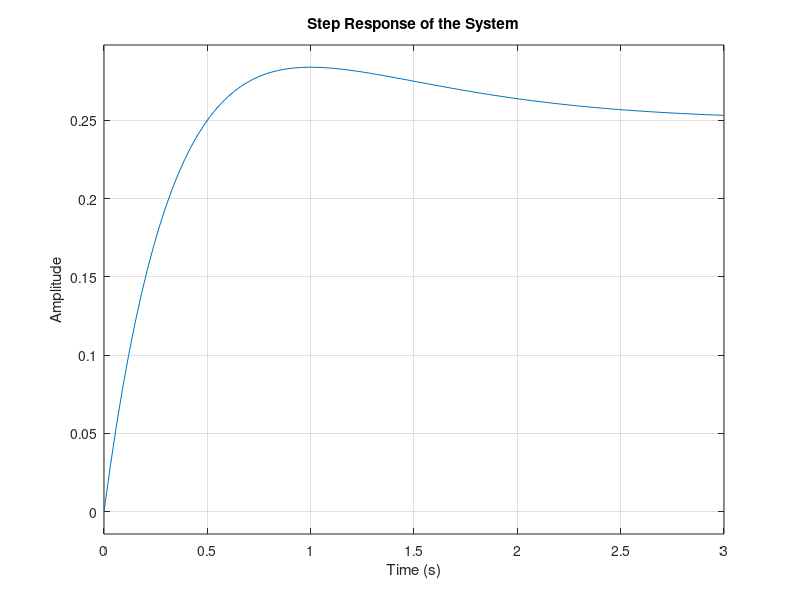
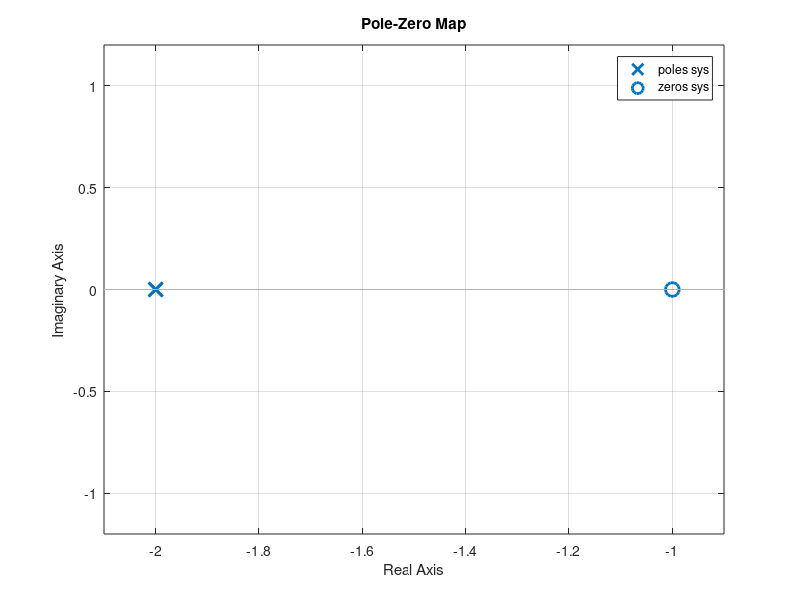

Here is the MATLAB script that generated these plots, in order:
% Define the transfer function: H(s) = (s + 1) / (s^2 + 4s + 4)
% Numerator and denominator of the transfer function
numerator = [1, 1]; % (s + 1)
denominator = [1, 4, 4]; % (s^2 + 4s + 4)
% Create the transfer function
sys = tf(numerator, denominator);
% (b) Plot the step response of the system
figure;
step(sys); % Plot the step response
title('Step Response of the System');
xlabel('Time (s)');
ylabel('Amplitude');
grid on;
% (c) Generate the Pole-Zero Map
figure;
pzmap(sys); % Plot the pole-zero map
title('Pole-Zero Map');
grid on;
